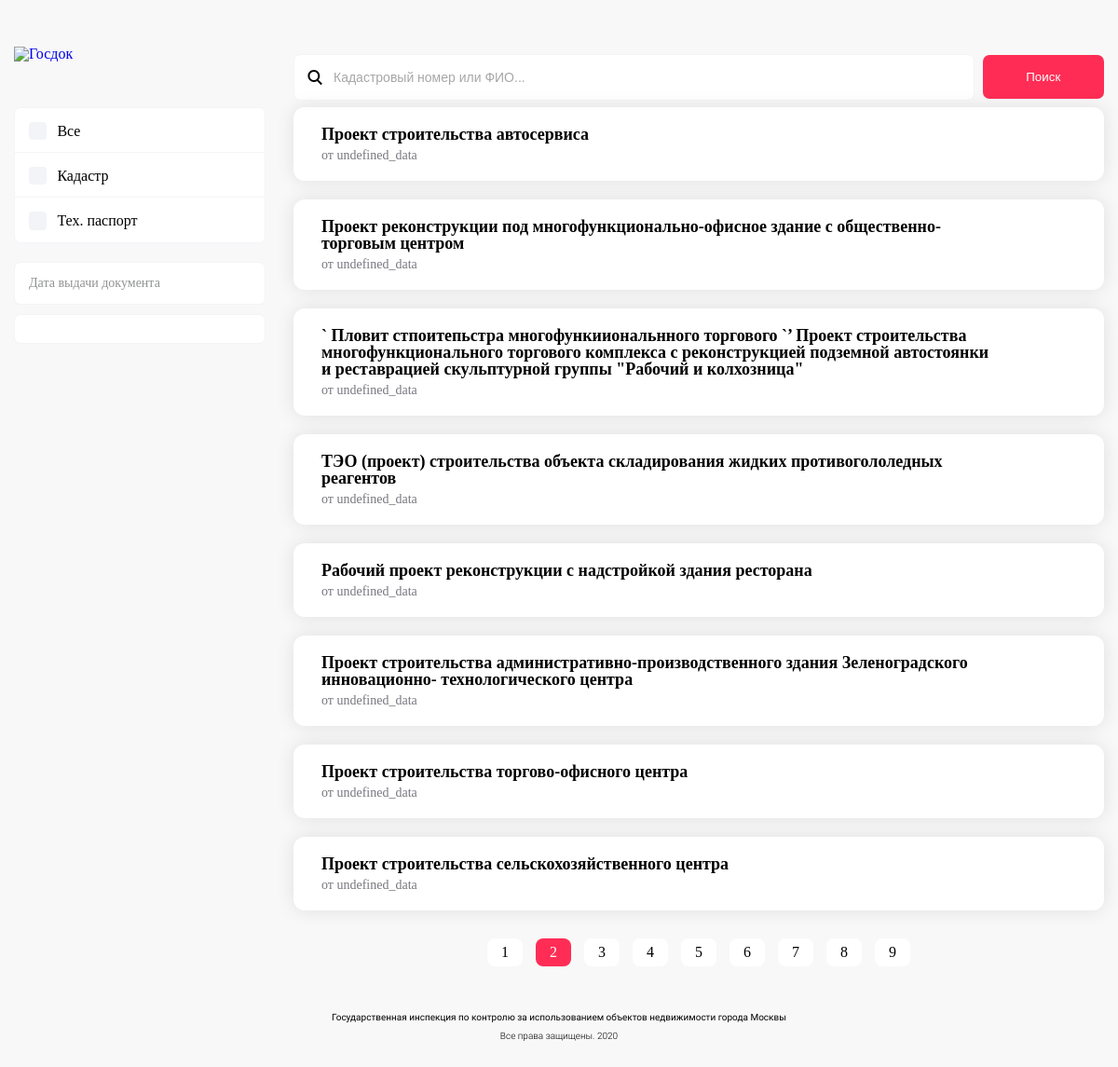
The app's page /dashboard?page=2 with its own data.
### application/model/Classes/CLASS1Collection.py (models this page shows)
class CLASS1Collection(Base):
    __tablename__ = "class1"
    id = Column(Integer, primary_key=True)
    number = Column(String)  # Идентификационный номер документа
    imagepath = Column(String)  # Ориг. данные
    district = Column(String)  # Административный округ
    region = Column(String)  # Район
    address = Column(String)  # Адрес
    objectname = Column(String)  # Наименование объекта
    objectpurpose = Column(String)  # Функциональное назначение объекта

### application/dashboard/view/views.py (the view)
def dashboard():
    model = GlobalApplicationModel()
    return render_template("index.html", model=model)

### application/model/Classes/CLASS1Collection.py (called while the page is built)
    @property
    def type_doc(self) -> str:
        return "Свидетельство об утверждении архитектурно-градостроительного решения"

    @property
    def num_doc(self) -> str:
        return self.number if self.number else "Пусто"

    @property
    def date_doc(self) -> int:
        return 1

    @property
    def institution(self) -> str:
        return "Комитет по архитектуре и градостроительству г. Москвы"

    @property
    def class_id(self):
        return "class1"

### application/model/GlobalApplicationModel.py (called while the page is built)
def init(collection) -> BaseDocument:
    if isinstance(collection, CLASS1Collection):
        return CLASS1Document(**vars(collection))

def session_closure(function):
    def wrapper(self, *args):
        session.close()
        return function(self)
    return wrapper

    @session_closure
    def __fetch_documents(self) -> [BaseDocument]:
        return [init(collection) for document in self.__collections for collection in session.query(document).all()]

    def __documentsPagination(self):
        page = request.args.get("page")
        if page and int(page):
            self.__current_page = int(page)
        else:
            self.__current_page = 1
        self.__pages = self.count // 8 + 1
        return self.__documents[0:8] if self.current_page == 1 else self.__documents[
                                                                    self.current_page * 8:self.current_page * 8 + 8]

    @property
    def count(self) -> int:
        return len(self.__documents)

    @property
    def documentsWithPagination(self):
        return self.__documentsForDashboard

    @property
    def pages(self) -> int:
        return self.__pages

    @property
    def current_page(self) -> int:
        return self.__current_page

### application/dashboard/templates/index.html (shortened to what this page needs)
{% extends "base.html" %}
{% block content %}
    {% for document in model.documentsWithPagination %}
    <div class="item d-flex flex-wrap">
        <div class="name">
            <a href="#">
                {{document.objectname}}
                <span class="desc">от undefined_data</span>
            </a>
        </div>
        <div class="controls">
            <a href="javascript:void(0);" class="download"></a>
        </div>
    </div>
    {% endfor %}
    <div class="pagination">
        <ul class="d-flex d-flex justify-content-center">
            {% for page in range(1, model.pages) %}
                {%if page == model.current_page %}
                    <li class="active"><a href="#">{{page}}</a></li>
                {% else %}
                    <li><a href="?page={{page}}">{{page}}</a></li>
                {%endif%}
            {%endfor%}
        </ul>
    </div>
{% endblock %}

### application/static/css/desktop.css (style rules this page uses)
html, body, div, span, applet, object, iframe, h1, h2, h3, h4, h5, h6, p, blockquote, pre, a, abbr, acronym, address, big, cite, code, del, dfn, em, img, ins, kbd, q, s, samp, small, strike, strong, sub, sup, tt, var, b, u, i, center, dl, dt, dd, ol, ul, li, fieldset, form, label, legend, table, caption, tbody, tfoot, thead, tr, th, td, article, aside, canvas, details, embed, figure, figcaption, footer, header, hgroup, menu, nav, output, ruby, section, summary, time, mark, audio, video { margin: 0; padding: 0; border: 0; font-size: 100%; font: inherit; vertical-align: baseline; }
body { line-height: 1; font-family: 'SF UI Text'; position:relative; background-color:#F8F8F8; color:#000; }
body a { text-decoration:none; }
ol, ul { list-style: none; }
.search.results .res-items .item { background: #fff; padding: 20px 30px; box-shadow: 0px 0px 20px rgba(0, 0, 0, 0.1); border-radius: 12px; margin-bottom: 20px; }
.search.results .res-items .item .name { width: 90%; }
.search.results .res-items .item .controls { width: 10%; text-align: right; }
.search.results .res-items .item a { color:#000; font-size:18px; font-weight:600; }
.search.results .res-items .item a .desc { display:block; font-size:14px; color:#77767E; font-weight:400; margin-top: 7px; }
.search.results .res-items .item .controls .download { background: url(../img/icons/down-circle.svg) no-repeat; background-size: 100%; width: 22px; height: 24px; content: ''; display: inline-block; margin: 8px 0px 0px 6px; }
.search.results .pagination { text-align:center; margin-top: 30px; }
.search.results .pagination ul li a { display: inline-block; background: #fff; padding: 6px 15px; border-radius: 8px; color: #000; line-height: normal; margin: 0px 7px; }
.search.results .pagination ul li.active a { background: #ff2d55; color: #fff; }

### records on screen
CLASS1Collection: objectname "Проект строительства автосервиса"
CLASS1Collection: objectname "Проект реконструкции под многофункционально-офисное здание с общественно-торговым центром"
CLASS1Collection: objectname "` Пловит стпоитепьстра многофункииональнного торгового `’ Проект строительства многофункционального торгового комплекса с реконструкцией подземной автостоянки и реставрацией скульптурной группы \"Рабочий и колхозница\""
CLASS1Collection: objectname "ТЭО (проект) строительства объекта складирования жидких противогололедных реагентов"
CLASS1Collection: objectname "Рабочий проект реконструкции с надстройкой здания ресторана"
CLASS1Collection: objectname "Проект строительства административно-производственного здания Зеленоградского инновационно- технологического центра"
CLASS1Collection: objectname "Проект строительства торгово-офисного центра"
CLASS1Collection: objectname "Проект строительства сельскохозяйственного центра"

### other values on screen
{{ page }} "1" "3" "4" "5" "6" "7" "8" "9"
{{ page }} "2"
